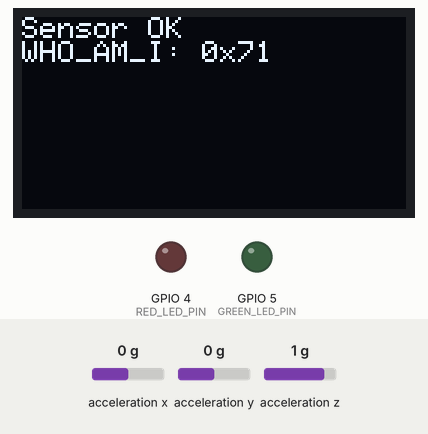
Recording of a sketch running on a simulated ESP32-S3. Parts: 128×64 one-colour display, output pins drawn as LEDs (lit = HIGH). Wiring (inferred from the names in the program): MPU-9250 motion sensor at I2C address 0x68. The test bench sets the inputs (shaded band); at power-on: acceleration x 0 g, acceleration y 0 g, acceleration z 1 g. What the sketch prints to the serial monitor is not drawn.

Above: at 1.2 s.
At 5.8 s:
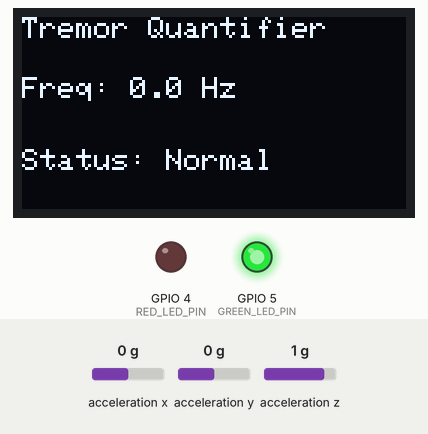
5.9 s: acceleration x set to -1.4 g
At 8.4 s:
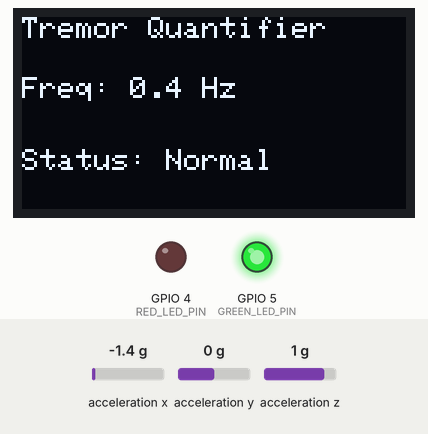
Timing chart, 0 to 9.9 s (numbered marks = the images above; inputs shaded):
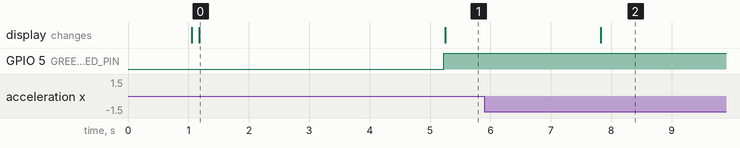

Measured:
- after the input at 5.9 s, the display: changes after 1.9 s (image 2)
- what the display in image 0 shows lasts 4.1 s, from 1.2 s to 5.3 s

The sketch:

tremor_quantifier_hw.ino
```cpp
#include <Wire.h>
#include <Adafruit_GFX.h>
#include <Adafruit_SSD1306.h>
#include <arduinoFFT.h>   // v2.x

// ---------- OLED Display ----------
#define SCREEN_WIDTH 128
#define SCREEN_HEIGHT 64
Adafruit_SSD1306 display(SCREEN_WIDTH, SCREEN_HEIGHT, &Wire, -1);

// ---------- ESP32-S3 Pin Definitions ----------
#define SDA_PIN 8
#define SCL_PIN 9
#define RED_LED_PIN 4     // Tremor detected (4.0 - 6.0 Hz)
#define GREEN_LED_PIN 5   // Normal state (outside 4.0 - 6.0 Hz)

// ---------- IMU Sensor (MPU-6050 / MPU-6500 / Clones) ----------
#define MPU_ADDR 0x68
#define REG_CONFIG       0x1A
#define REG_ACCEL_CONFIG 0x1C
#define REG_ACCEL_CFG2   0x1D
#define REG_ACCEL_XOUT_H 0x3B
#define REG_PWR_MGMT_1   0x6B
#define REG_WHO_AM_I     0x75

const float ACCEL_LSB_PER_G = 16384.0;  // ±2g range
const float G_TO_MS2 = 9.80665;

// ---------- FFT Configuration ----------
const uint16_t samples = 128;
const double samplingFrequency = 50.0;
const uint32_t samplePeriodUs = 20000;

// Noise floor threshold (m/s^2): below this value, frequency is set to 0
const double AMP_THRESHOLD = 0.15;

double vReal[samples];
double vImag[samples];
ArduinoFFT<double> FFT = ArduinoFFT<double>(vReal, vImag, samples, samplingFrequency);

double shownFreq = 0.0;  // Exponentially smoothed frequency for display

bool writeReg(uint8_t reg, uint8_t val) {
  Wire.beginTransmission(MPU_ADDR);
  Wire.write(reg);
  Wire.write(val);
  return Wire.endTransmission() == 0;
}

int readReg(uint8_t reg) {
  Wire.beginTransmission(MPU_ADDR);
  Wire.write(reg);
  if (Wire.endTransmission(false) != 0) return -1;
  if (Wire.requestFrom((uint8_t)MPU_ADDR, (uint8_t)1) != 1) return -1;
  return Wire.read();
}

bool readAccel(float &ax, float &ay, float &az) {
  Wire.beginTransmission(MPU_ADDR);
  Wire.write(REG_ACCEL_XOUT_H);
  if (Wire.endTransmission(false) != 0) return false;
  if (Wire.requestFrom((uint8_t)MPU_ADDR, (uint8_t)6) != 6) return false;
  int16_t x = (Wire.read() << 8) | Wire.read();
  int16_t y = (Wire.read() << 8) | Wire.read();
  int16_t z = (Wire.read() << 8) | Wire.read();
  const float k = G_TO_MS2 / ACCEL_LSB_PER_G;
  ax = x * k; ay = y * k; az = z * k;
  return true;
}

void showMessage(const char *l1, const char *l2 = "") {
  display.clearDisplay();
  display.setCursor(0, 0);
  display.println(l1);
  display.println(l2);
  display.display();
}

void setup() {
  Serial.begin(115200);
  delay(1000);

  pinMode(GREEN_LED_PIN, OUTPUT);
  pinMode(RED_LED_PIN, OUTPUT);

  Wire.begin(SDA_PIN, SCL_PIN);
  Wire.setClock(100000);
  Wire.setTimeOut(50);

  if (!display.begin(SSD1306_SWITCHCAPVCC, 0x3C)) {
    Serial.println(F("SSD1306 allocation failed"));
    for (;;) delay(10);
  }
  display.setTextSize(1);
  display.setTextColor(SSD1306_WHITE);
  showMessage("Tremor Quantifier", "Init sensor...");

  if (!writeReg(REG_PWR_MGMT_1, 0x00)) {
    Serial.println("Sensor not responding at 0x68");
    showMessage("Sensor error!", "Check wiring");
    while (1) delay(10);
  }
  delay(100);

  int who = readReg(REG_WHO_AM_I);
  Serial.print("WHO_AM_I = 0x");
  Serial.println(who, HEX);

  writeReg(REG_ACCEL_CONFIG, 0x00);  // ±2g range
  writeReg(REG_CONFIG, 0x04);        // DLPF ~21 Hz
  writeReg(REG_ACCEL_CFG2, 0x04);    // DLPF for MPU-6500 compatibility

  float x, y, z;
  if (!readAccel(x, y, z)) {
    Serial.println("Accel read failed");
    showMessage("Sensor error!", "Read failed");
    while (1) delay(10);
  }

  char buf[22];
  snprintf(buf, sizeof(buf), "WHO_AM_I: 0x%02X", who);
  showMessage("Sensor OK", buf);
  delay(1500);
}

void loop() {
  // 1. Collect 128 samples at a strict 50 Hz sampling rate
  uint32_t next = micros();
  for (uint16_t i = 0; i < samples; i++) {
    while ((int32_t)(micros() - next) < 0) { }
    next += samplePeriodUs;

    float ax = 0, ay = 0, az = 0;
    readAccel(ax, ay, az);
    vReal[i] = sqrt(ax * ax + ay * ay + az * az);
    vImag[i] = 0.0;
  }

  // 2. Remove DC offset (gravity component)
  double mean = 0;
  for (uint16_t i = 0; i < samples; i++) mean += vReal[i];
  mean /= samples;
  for (uint16_t i = 0; i < samples; i++) vReal[i] -= mean;

  // 3. Apply Hamming window and compute FFT
  FFT.windowing(FFTWindow::Hamming, FFTDirection::Forward);
  FFT.compute(FFTDirection::Forward);
  FFT.complexToMagnitude();

  // 4. Find dominant frequency peak
  uint16_t k = 1;
  double peakMag = 0;
  for (uint16_t i = 1; i < samples / 2; i++) {
    if (vReal[i] > peakMag) { peakMag = vReal[i]; k = i; }
  }

  // Refine peak frequency using parabolic interpolation
  double delta = 0.0;
  if (k > 1 && k < samples / 2 - 1) {
    double a = vReal[k - 1], b = vReal[k], c = vReal[k + 1];
    double denom = a - 2.0 * b + c;
    if (denom != 0.0) delta = 0.5 * (a - c) / denom;
  }
  double rawFreq = (k + delta) * samplingFrequency / samples;
  double amplitude = 2.0 * peakMag / (samples * 0.54);  // Magnitude used for noise threshold check

  // 5. Zero out noise below threshold; otherwise apply EMA smoothing
  if (amplitude < AMP_THRESHOLD) {
    shownFreq = 0.0;
  } else if (shownFreq == 0.0) {
    shownFreq = rawFreq;
  } else {
    shownFreq = 0.6 * shownFreq + 0.4 * rawFreq;
  }

  // 6. Tremor band (4.0 - 6.0 Hz) -> Red LED, otherwise Green LED
  bool tremorDetected = (shownFreq >= 4.0 && shownFreq <= 6.0);

  digitalWrite(RED_LED_PIN, tremorDetected ? HIGH : LOW);
  digitalWrite(GREEN_LED_PIN, tremorDetected ? LOW : HIGH);

  Serial.printf("Freq: %.2f Hz (raw %.2f, amp %.3f), tremor: %d\n",
                shownFreq, rawFreq, amplitude, tremorDetected);

  // 7. Update OLED display
  display.clearDisplay();
  display.setCursor(0, 0);
  display.println("Tremor Quantifier");
  display.setCursor(0, 20);
  display.print("Freq: ");
  display.print(shownFreq, 1);
  display.println(" Hz");
  display.setCursor(0, 44);
  display.print(tremorDetected ? "TREMOR DETECTED!" : "Status: Normal");
  display.display();
}
```
